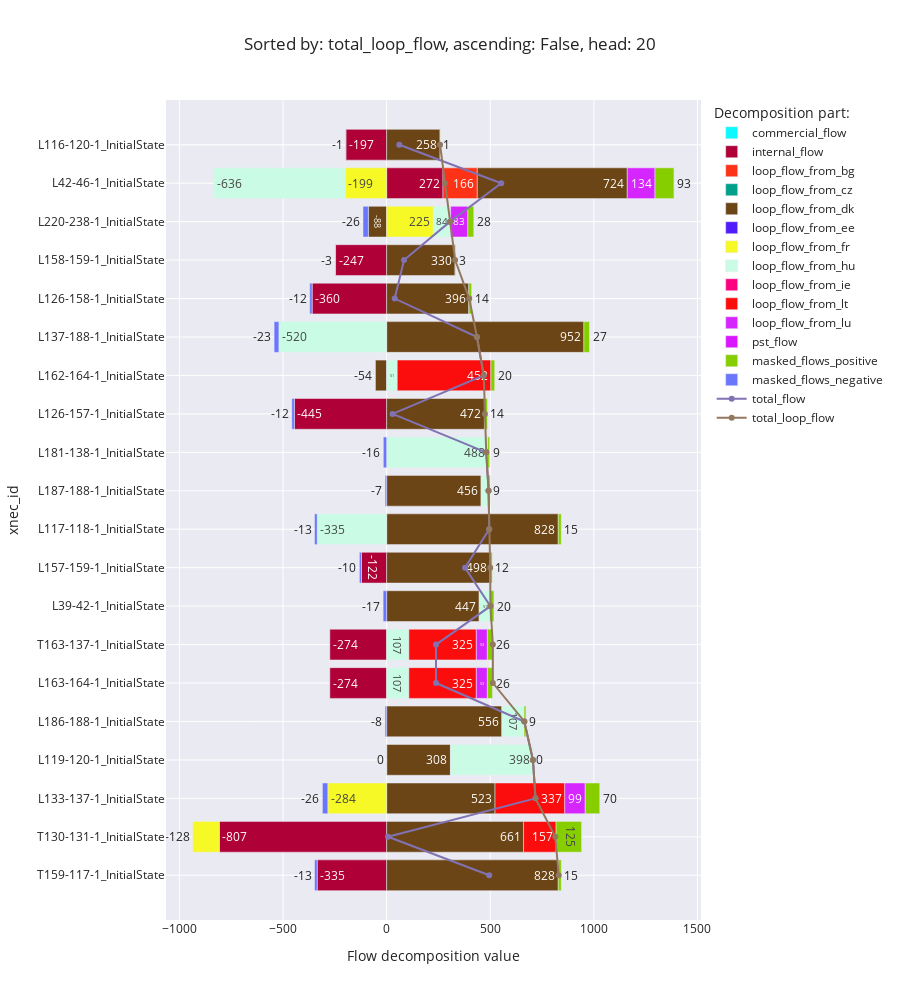

Notebook code cell kept with this figure:
### Code cell
flow_decomposition_bar_chart('total_loop_flow')

### Figure 1 — Plotly figure (JSON) as saved in the notebook; plotly's stock layout.template omitted (floating-point values rounded to 4 significant figures)
{"data": [{"alignmentgroup": "True", "hovertemplate": "Decomposition part:=commercial_flow<br>Flow decomposition value=%{x}<br>xnec_id=%{y}<extra></extra>", "legendgroup": "commercial_flow", "marker": {"color": "#0DF9FF", "pattern": {"shape": ""}}, "name": "commercial_flow", "offsetgroup": "commercial_flow", "orientation": "h", "showlegend": true, "textposition": "auto", "texttemplate": "%{x:.0f}", "type": "bar", "x": [null, null, null, null, null, null, null, null, null, null, null, null, null, null, null, null, null, null, null, null], "xaxis": "x", "y": ["T159-117-1_InitialState", "T130-131-1_InitialState", "L133-137-1_InitialState", "L119-120-1_InitialState", "L186-188-1_InitialState", "L163-164-1_InitialState", "T163-137-1_InitialState", "L39-42-1_InitialState", "L157-159-1_InitialState", "L117-118-1_InitialState", "L187-188-1_InitialState", "L181-138-1_InitialState", "L126-157-1_InitialState", "L162-164-1_InitialState", "L137-188-1_InitialState", "L126-158-1_InitialState", "L158-159-1_InitialState", "L220-238-1_InitialState", "L42-46-1_InitialState", "L116-120-1_InitialState"], "yaxis": "y"}, {"alignmentgroup": "True", "hovertemplate": "Decomposition part:=internal_flow<br>Flow decomposition value=%{x}<br>xnec_id=%{y}<extra></extra>", "legendgroup": "internal_flow", "marker": {"color": "#AF0038", "pattern": {"shape": ""}}, "name": "internal_flow", "offsetgroup": "internal_flow", "orientation": "h", "showlegend": true, "textposition": "auto", "texttemplate": "%{x:.0f}", "type": "bar", "x": [-335.3, -807.3, null, null, null, -274.2, -274.2, null, -121.7, null, null, null, -445.3, null, null, -359.6, -246.7, null, 271.9, -196.8], "xaxis": "x", "y": ["T159-117-1_InitialState", "T130-131-1_InitialState", "L133-137-1_InitialState", "L119-120-1_InitialState", "L186-188-1_InitialState", "L163-164-1_InitialState", "T163-137-1_InitialState", "L39-42-1_InitialState", "L157-159-1_InitialState", "L117-118-1_InitialState", "L187-188-1_InitialState", "L181-138-1_InitialState", "L126-157-1_InitialState", "L162-164-1_InitialState", "L137-188-1_InitialState", "L126-158-1_InitialState", "L158-159-1_InitialState", "L220-238-1_InitialState", "L42-46-1_InitialState", "L116-120-1_InitialState"], "yaxis": "y"}, {"alignmentgroup": "True", "hovertemplate": "Decomposition part:=loop_flow_from_bg<br>Flow decomposition value=%{x}<br>xnec_id=%{y}<extra></extra>", "legendgroup": "loop_flow_from_bg", "marker": {"color": "#FD3216", "pattern": {"shape": ""}}, "name": "loop_flow_from_bg", "offsetgroup": "loop_flow_from_bg", "orientation": "h", "showlegend": true, "textposition": "auto", "texttemplate": "%{x:.0f}", "type": "bar", "x": [null, null, null, null, null, null, null, null, null, null, null, null, null, null, null, null, null, null, 165.6, null], "xaxis": "x", "y": ["T159-117-1_InitialState", "T130-131-1_InitialState", "L133-137-1_InitialState", "L119-120-1_InitialState", "L186-188-1_InitialState", "L163-164-1_InitialState", "T163-137-1_InitialState", "L39-42-1_InitialState", "L157-159-1_InitialState", "L117-118-1_InitialState", "L187-188-1_InitialState", "L181-138-1_InitialState", "L126-157-1_InitialState", "L162-164-1_InitialState", "L137-188-1_InitialState", "L126-158-1_InitialState", "L158-159-1_InitialState", "L220-238-1_InitialState", "L42-46-1_InitialState", "L116-120-1_InitialState"], "yaxis": "y"}, {"alignmentgroup": "True", "hovertemplate": "Decomposition part:=loop_flow_from_cz<br>Flow decomposition value=%{x}<br>xnec_id=%{y}<extra></extra>", "legendgroup": "loop_flow_from_cz", "marker": {"color": "#00A08B", "pattern": {"shape": ""}}, "name": "loop_flow_from_cz", "offsetgroup": "loop_flow_from_cz", "orientation": "h", "showlegend": true, "textposition": "auto", "texttemplate": "%{x:.0f}", "type": "bar", "x": [null, null, null, null, null, null, null, null, null, null, null, null, null, null, null, null, null, null, null, null], "xaxis": "x", "y": ["T159-117-1_InitialState", "T130-131-1_InitialState", "L133-137-1_InitialState", "L119-120-1_InitialState", "L186-188-1_InitialState", "L163-164-1_InitialState", "T163-137-1_InitialState", "L39-42-1_InitialState", "L157-159-1_InitialState", "L117-118-1_InitialState", "L187-188-1_InitialState", "L181-138-1_InitialState", "L126-157-1_InitialState", "L162-164-1_InitialState", "L137-188-1_InitialState", "L126-158-1_InitialState", "L158-159-1_InitialState", "L220-238-1_InitialState", "L42-46-1_InitialState", "L116-120-1_InitialState"], "yaxis": "y"}, {"alignmentgroup": "True", "hovertemplate": "Decomposition part:=loop_flow_from_dk<br>Flow decomposition value=%{x}<br>xnec_id=%{y}<extra></extra>", "legendgroup": "loop_flow_from_dk", "marker": {"color": "#6C4516", "pattern": {"shape": ""}}, "name": "loop_flow_from_dk", "offsetgroup": "loop_flow_from_dk", "orientation": "h", "showlegend": true, "textposition": "auto", "texttemplate": "%{x:.0f}", "type": "bar", "x": [828.1, 660.8, 523.0, 307.9, 555.9, null, null, 446.6, 498.0, 828.1, 455.6, null, 471.9, -54.1, 951.8, 396.5, 330.0, -88.47, 723.7, 257.9], "xaxis": "x", "y": ["T159-117-1_InitialState", "T130-131-1_InitialState", "L133-137-1_InitialState", "L119-120-1_InitialState", "L186-188-1_InitialState", "L163-164-1_InitialState", "T163-137-1_InitialState", "L39-42-1_InitialState", "L157-159-1_InitialState", "L117-118-1_InitialState", "L187-188-1_InitialState", "L181-138-1_InitialState", "L126-157-1_InitialState", "L162-164-1_InitialState", "L137-188-1_InitialState", "L126-158-1_InitialState", "L158-159-1_InitialState", "L220-238-1_InitialState", "L42-46-1_InitialState", "L116-120-1_InitialState"], "yaxis": "y"}, {"alignmentgroup": "True", "hovertemplate": "Decomposition part:=loop_flow_from_ee<br>Flow decomposition value=%{x}<br>xnec_id=%{y}<extra></extra>", "legendgroup": "loop_flow_from_ee", "marker": {"color": "#511CFB", "pattern": {"shape": ""}}, "name": "loop_flow_from_ee", "offsetgroup": "loop_flow_from_ee", "orientation": "h", "showlegend": true, "textposition": "auto", "texttemplate": "%{x:.0f}", "type": "bar", "x": [null, null, null, null, null, null, null, null, null, null, null, null, null, null, null, null, null, null, null, null], "xaxis": "x", "y": ["T159-117-1_InitialState", "T130-131-1_InitialState", "L133-137-1_InitialState", "L119-120-1_InitialState", "L186-188-1_InitialState", "L163-164-1_InitialState", "T163-137-1_InitialState", "L39-42-1_InitialState", "L157-159-1_InitialState", "L117-118-1_InitialState", "L187-188-1_InitialState", "L181-138-1_InitialState", "L126-157-1_InitialState", "L162-164-1_InitialState", "L137-188-1_InitialState", "L126-158-1_InitialState", "L158-159-1_InitialState", "L220-238-1_InitialState", "L42-46-1_InitialState", "L116-120-1_InitialState"], "yaxis": "y"}, {"alignmentgroup": "True", "hovertemplate": "Decomposition part:=loop_flow_from_fr<br>Flow decomposition value=%{x}<br>xnec_id=%{y}<extra></extra>", "legendgroup": "loop_flow_from_fr", "marker": {"color": "#F6F926", "pattern": {"shape": ""}}, "name": "loop_flow_from_fr", "offsetgroup": "loop_flow_from_fr", "orientation": "h", "showlegend": true, "textposition": "auto", "texttemplate": "%{x:.0f}", "type": "bar", "x": [null, -128.4, -284.0, null, null, null, null, null, null, null, null, null, null, null, null, null, null, 225.2, -199.1, null], "xaxis": "x", "y": ["T159-117-1_InitialState", "T130-131-1_InitialState", "L133-137-1_InitialState", "L119-120-1_InitialState", "L186-188-1_InitialState", "L163-164-1_InitialState", "T163-137-1_InitialState", "L39-42-1_InitialState", "L157-159-1_InitialState", "L117-118-1_InitialState", "L187-188-1_InitialState", "L181-138-1_InitialState", "L126-157-1_InitialState", "L162-164-1_InitialState", "L137-188-1_InitialState", "L126-158-1_InitialState", "L158-159-1_InitialState", "L220-238-1_InitialState", "L42-46-1_InitialState", "L116-120-1_InitialState"], "yaxis": "y"}, {"alignmentgroup": "True", "hovertemplate": "Decomposition part:=loop_flow_from_hu<br>Flow decomposition value=%{x}<br>xnec_id=%{y}<extra></extra>", "legendgroup": "loop_flow_from_hu", "marker": {"color": "#C9FBE5", "pattern": {"shape": ""}}, "name": "loop_flow_from_hu", "offsetgroup": "loop_flow_from_hu", "orientation": "h", "showlegend": true, "textposition": "auto", "texttemplate": "%{x:.0f}", "type": "bar", "x": [null, null, null, 398.1, 107.2, 107.4, 107.4, 51.15, null, -335.3, 34.9, 487.7, null, 51.15, -520.1, null, null, 83.8, -636.0, null], "xaxis": "x", "y": ["T159-117-1_InitialState", "T130-131-1_InitialState", "L133-137-1_InitialState", "L119-120-1_InitialState", "L186-188-1_InitialState", "L163-164-1_InitialState", "T163-137-1_InitialState", "L39-42-1_InitialState", "L157-159-1_InitialState", "L117-118-1_InitialState", "L187-188-1_InitialState", "L181-138-1_InitialState", "L126-157-1_InitialState", "L162-164-1_InitialState", "L137-188-1_InitialState", "L126-158-1_InitialState", "L158-159-1_InitialState", "L220-238-1_InitialState", "L42-46-1_InitialState", "L116-120-1_InitialState"], "yaxis": "y"}, {"alignmentgroup": "True", "hovertemplate": "Decomposition part:=loop_flow_from_ie<br>Flow decomposition value=%{x}<br>xnec_id=%{y}<extra></extra>", "legendgroup": "loop_flow_from_ie", "marker": {"color": "#FC0080", "pattern": {"shape": ""}}, "name": "loop_flow_from_ie", "offsetgroup": "loop_flow_from_ie", "orientation": "h", "showlegend": true, "textposition": "auto", "texttemplate": "%{x:.0f}", "type": "bar", "x": [null, null, null, null, null, null, null, null, null, null, null, null, null, null, null, null, null, null, null, null], "xaxis": "x", "y": ["T159-117-1_InitialState", "T130-131-1_InitialState", "L133-137-1_InitialState", "L119-120-1_InitialState", "L186-188-1_InitialState", "L163-164-1_InitialState", "T163-137-1_InitialState", "L39-42-1_InitialState", "L157-159-1_InitialState", "L117-118-1_InitialState", "L187-188-1_InitialState", "L181-138-1_InitialState", "L126-157-1_InitialState", "L162-164-1_InitialState", "L137-188-1_InitialState", "L126-158-1_InitialState", "L158-159-1_InitialState", "L220-238-1_InitialState", "L42-46-1_InitialState", "L116-120-1_InitialState"], "yaxis": "y"}, {"alignmentgroup": "True", "hovertemplate": "Decomposition part:=loop_flow_from_lt<br>Flow decomposition value=%{x}<br>xnec_id=%{y}<extra></extra>", "legendgroup": "loop_flow_from_lt", "marker": {"color": "#FB0D0D", "pattern": {"shape": ""}}, "name": "loop_flow_from_lt", "offsetgroup": "loop_flow_from_lt", "orientation": "h", "showlegend": true, "textposition": "auto", "texttemplate": "%{x:.0f}", "type": "bar", "x": [null, 156.9, 336.6, null, null, 325.5, 325.5, null, null, null, null, null, null, 451.7, null, null, null, null, null, null], "xaxis": "x", "y": ["T159-117-1_InitialState", "T130-131-1_InitialState", "L133-137-1_InitialState", "L119-120-1_InitialState", "L186-188-1_InitialState", "L163-164-1_InitialState", "T163-137-1_InitialState", "L39-42-1_InitialState", "L157-159-1_InitialState", "L117-118-1_InitialState", "L187-188-1_InitialState", "L181-138-1_InitialState", "L126-157-1_InitialState", "L162-164-1_InitialState", "L137-188-1_InitialState", "L126-158-1_InitialState", "L158-159-1_InitialState", "L220-238-1_InitialState", "L42-46-1_InitialState", "L116-120-1_InitialState"], "yaxis": "y"}, {"alignmentgroup": "True", "hovertemplate": "Decomposition part:=loop_flow_from_lu<br>Flow decomposition value=%{x}<br>xnec_id=%{y}<extra></extra>", "legendgroup": "loop_flow_from_lu", "marker": {"color": "#D626FF", "pattern": {"shape": ""}}, "name": "loop_flow_from_lu", "offsetgroup": "loop_flow_from_lu", "orientation": "h", "showlegend": true, "textposition": "auto", "texttemplate": "%{x:.0f}", "type": "bar", "x": [null, null, 98.69, null, null, 53.25, 53.25, null, null, null, null, null, null, null, null, null, null, 82.99, 133.8, null], "xaxis": "x", "y": ["T159-117-1_InitialState", "T130-131-1_InitialState", "L133-137-1_InitialState", "L119-120-1_InitialState", "L186-188-1_InitialState", "L163-164-1_InitialState", "T163-137-1_InitialState", "L39-42-1_InitialState", "L157-159-1_InitialState", "L117-118-1_InitialState", "L187-188-1_InitialState", "L181-138-1_InitialState", "L126-157-1_InitialState", "L162-164-1_InitialState", "L137-188-1_InitialState", "L126-158-1_InitialState", "L158-159-1_InitialState", "L220-238-1_InitialState", "L42-46-1_InitialState", "L116-120-1_InitialState"], "yaxis": "y"}, {"alignmentgroup": "True", "hovertemplate": "Decomposition part:=pst_flow<br>Flow decomposition value=%{x}<br>xnec_id=%{y}<extra></extra>", "legendgroup": "pst_flow", "marker": {"color": "#DA16FF", "pattern": {"shape": ""}}, "name": "pst_flow", "offsetgroup": "pst_flow", "orientation": "h", "showlegend": true, "textposition": "auto", "texttemplate": "%{x:.0f}", "type": "bar", "x": [null, null, null, null, null, null, null, null, null, null, null, null, null, null, null, null, null, null, null, null], "xaxis": "x", "y": ["T159-117-1_InitialState", "T130-131-1_InitialState", "L133-137-1_InitialState", "L119-120-1_InitialState", "L186-188-1_InitialState", "L163-164-1_InitialState", "T163-137-1_InitialState", "L39-42-1_InitialState", "L157-159-1_InitialState", "L117-118-1_InitialState", "L187-188-1_InitialState", "L181-138-1_InitialState", "L126-157-1_InitialState", "L162-164-1_InitialState", "L137-188-1_InitialState", "L126-158-1_InitialState", "L158-159-1_InitialState", "L220-238-1_InitialState", "L42-46-1_InitialState", "L116-120-1_InitialState"], "yaxis": "y"}, {"alignmentgroup": "True", "hovertemplate": "Decomposition part:=masked_flows_positive<br>Flow decomposition value=%{x}<br>xnec_id=%{y}<extra></extra>", "legendgroup": "masked_flows_positive", "marker": {"color": "#86CE00", "pattern": {"shape": ""}}, "name": "masked_flows_positive", "offsetgroup": "masked_flows_positive", "orientation": "h", "showlegend": true, "textposition": "auto", "texttemplate": "%{x:.0f}", "type": "bar", "x": [14.71, 124.6, 70.0, 0.199, 8.828, 26.31, 26.31, 19.95, 11.56, 14.71, 8.712, 8.886, 14.38, 19.95, 27.06, 13.58, 3.154, 28.33, 92.93, 1.055], "xaxis": "x", "y": ["T159-117-1_InitialState", "T130-131-1_InitialState", "L133-137-1_InitialState", "L119-120-1_InitialState", "L186-188-1_InitialState", "L163-164-1_InitialState", "T163-137-1_InitialState", "L39-42-1_InitialState", "L157-159-1_InitialState", "L117-118-1_InitialState", "L187-188-1_InitialState", "L181-138-1_InitialState", "L126-157-1_InitialState", "L162-164-1_InitialState", "L137-188-1_InitialState", "L126-158-1_InitialState", "L158-159-1_InitialState", "L220-238-1_InitialState", "L42-46-1_InitialState", "L116-120-1_InitialState"], "yaxis": "y"}, {"alignmentgroup": "True", "hovertemplate": "Decomposition part:=masked_flows_negative<br>Flow decomposition value=%{x}<br>xnec_id=%{y}<extra></extra>", "legendgroup": "masked_flows_negative", "marker": {"color": "#6A76FC", "pattern": {"shape": ""}}, "name": "masked_flows_negative", "offsetgroup": "masked_flows_negative", "orientation": "h", "showlegend": true, "textposition": "auto", "texttemplate": "%{x:.0f}", "type": "bar", "x": [-12.54, 0, -26.0, -0.1695, -7.522, 0, 0, -17.0, -9.851, -12.54, -7.424, -16.06, -12.25, 0, -23.06, -11.57, -2.688, -25.83, 0, -1.238], "xaxis": "x", "y": ["T159-117-1_InitialState", "T130-131-1_InitialState", "L133-137-1_InitialState", "L119-120-1_InitialState", "L186-188-1_InitialState", "L163-164-1_InitialState", "T163-137-1_InitialState", "L39-42-1_InitialState", "L157-159-1_InitialState", "L117-118-1_InitialState", "L187-188-1_InitialState", "L181-138-1_InitialState", "L126-157-1_InitialState", "L162-164-1_InitialState", "L137-188-1_InitialState", "L126-158-1_InitialState", "L158-159-1_InitialState", "L220-238-1_InitialState", "L42-46-1_InitialState", "L116-120-1_InitialState"], "yaxis": "y"}, {"mode": "lines+markers", "name": "total_flow", "type": "scatter", "x": [494.9, 6.569, 718.3, 706.0, 664.4, 238.2, 238.2, 500.7, 378.1, 494.9, 491.8, 480.6, 28.67, 468.7, 435.7, 38.87, 83.83, 306.0, 552.8, 60.95], "y": ["T159-117-1_InitialState", "T130-131-1_InitialState", "L133-137-1_InitialState", "L119-120-1_InitialState", "L186-188-1_InitialState", "L163-164-1_InitialState", "T163-137-1_InitialState", "L39-42-1_InitialState", "L157-159-1_InitialState", "L117-118-1_InitialState", "L187-188-1_InitialState", "L181-138-1_InitialState", "L126-157-1_InitialState", "L162-164-1_InitialState", "L137-188-1_InitialState", "L126-158-1_InitialState", "L158-159-1_InitialState", "L220-238-1_InitialState", "L42-46-1_InitialState", "L116-120-1_InitialState"]}, {"mode": "lines+markers", "name": "total_loop_flow", "type": "scatter", "x": [830.2, 813.9, 718.3, 706.0, 664.4, 512.4, 512.4, 500.7, 499.7, 494.9, 491.8, 480.6, 474.0, 468.7, 435.7, 398.5, 330.5, 306.0, 281.0, 257.8], "y": ["T159-117-1_InitialState", "T130-131-1_InitialState", "L133-137-1_InitialState", "L119-120-1_InitialState", "L186-188-1_InitialState", "L163-164-1_InitialState", "T163-137-1_InitialState", "L39-42-1_InitialState", "L157-159-1_InitialState", "L117-118-1_InitialState", "L187-188-1_InitialState", "L181-138-1_InitialState", "L126-157-1_InitialState", "L162-164-1_InitialState", "L137-188-1_InitialState", "L126-158-1_InitialState", "L158-159-1_InitialState", "L220-238-1_InitialState", "L42-46-1_InitialState", "L116-120-1_InitialState"]}], "layout": {"barmode": "relative", "height": 1000, "legend": {"title": {"text": "Decomposition part:"}, "tracegroupgap": 0}, "title": {"text": "Sorted by: total_loop_flow, ascending: False, head: 20"}, "xaxis": {"anchor": "y", "domain": [0, 1], "title": {"text": "Flow decomposition value"}}, "yaxis": {"anchor": "x", "domain": [0, 1], "title": {"text": "xnec_id"}}}}
